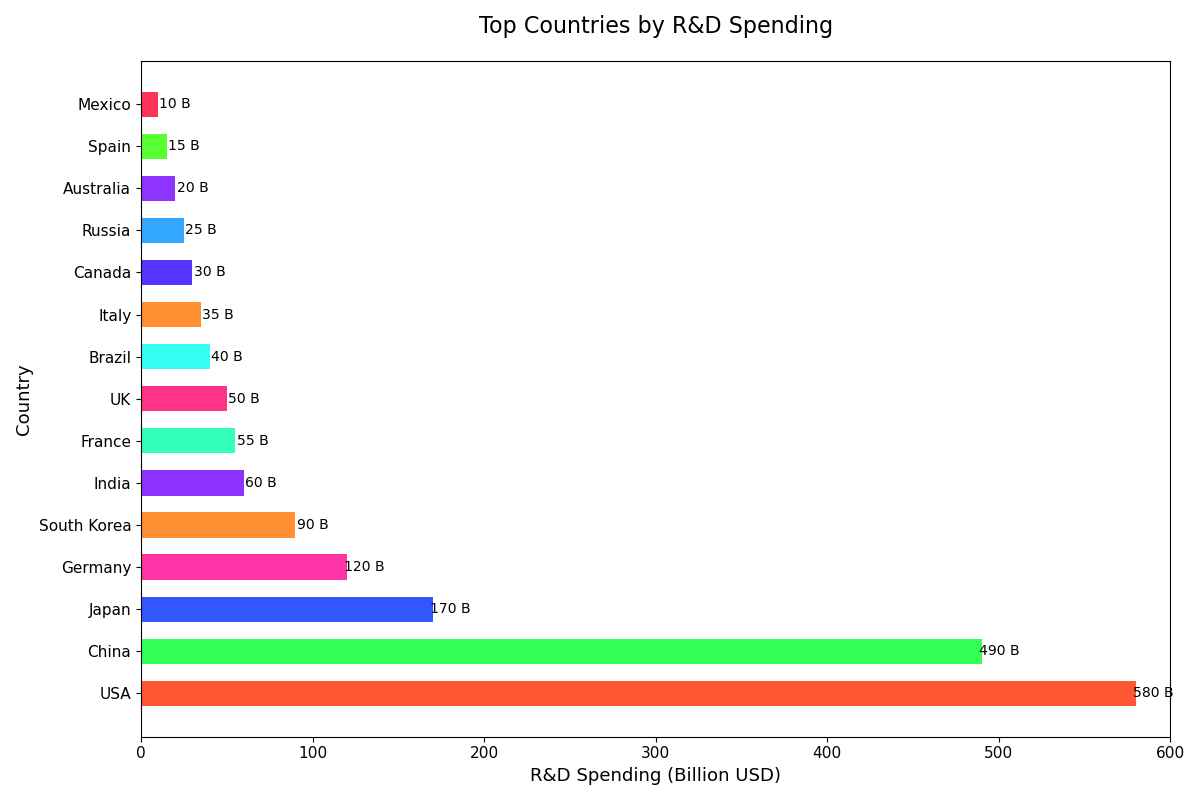

Reproduce this figure in Python.

import matplotlib.pyplot as plt

# Data
countries = [
    "USA", "China", "Japan", "Germany", "South Korea", 
    "India", "France", "UK", "Brazil", "Italy", 
    "Canada", "Russia", "Australia", "Spain", "Mexico"
]
rd_spending = [580, 490, 170, 120, 90, 60, 55, 50, 40, 35, 30, 25, 20, 15, 10]

# Colors for each country
colors = [
    '#FF5733', '#33FF57', '#3357FF', '#FF33A6', '#FF8F33',
    '#8D33FF', '#33FFBD', '#FF3387', '#33FFF3', '#FF8F33',
    '#5733FF', '#33A6FF', '#8F33FF', '#57FF33', '#FF3357'
]

# Plot
fig, ax = plt.subplots(figsize=(12, 8))
bars = ax.barh(countries, rd_spending, color=colors, height=0.6)

# Set the title and labels
ax.set_title('Top Countries by R&D Spending', fontsize=16, pad=20)
ax.set_xlabel('R&D Spending (Billion USD)', fontsize=13)
ax.set_ylabel('Country', fontsize=13)

# Customize the tick labels
plt.xticks(fontsize=11)
plt.yticks(fontsize=11)

# Set y-axis limit
ax.set_xlim(0, 600)

# Add the data values on the bars
for bar in bars:
    width = bar.get_width()
    label_x_pos = width + 10
    ax.text(label_x_pos, bar.get_y() + bar.get_height()/2, f'{width} B', ha='center', va='center')

# Show the plot
plt.tight_layout()
plt.show()
